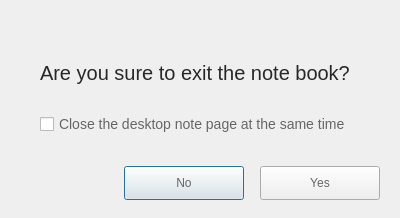
<?xml version="1.0" encoding="UTF-8"?>
<ui version="4.0">
 <class>noteExitWindow</class>
 <widget class="QDialog" name="noteExitWindow">
  <property name="geometry">
   <rect>
    <x>0</x>
    <y>0</y>
    <width>400</width>
    <height>218</height>
   </rect>
  </property>
  <property name="windowTitle">
   <string>Dialog</string>
  </property>
  <widget class="QWidget" name="widget" native="true">
   <property name="geometry">
    <rect>
     <x>0</x>
     <y>0</y>
     <width>400</width>
     <height>218</height>
    </rect>
   </property>
   <widget class="QLabel" name="label">
    <property name="geometry">
     <rect>
      <x>40</x>
      <y>62</y>
      <width>321</width>
      <height>22</height>
     </rect>
    </property>
    <property name="styleSheet">
     <string notr="true">font-size:20px;

font-weight:400;
color:rgba(40,40,40,1);
line-height:34px;
opacity:0.97;
</string>
    </property>
    <property name="text">
     <string>Are you sure to exit the note book?</string>
    </property>
   </widget>
   <widget class="QCheckBox" name="checkBox">
    <property name="geometry">
     <rect>
      <x>40</x>
      <y>110</y>
      <width>321</width>
      <height>28</height>
     </rect>
    </property>
    <property name="styleSheet">
     <string notr="true">font-size:14px;
font-weight:400;
color:rgba(102,102,102,1);
line-height:40px;
opacity:0.91;</string>
    </property>
    <property name="text">
     <string>Close the desktop note page at the same time</string>
    </property>
   </widget>
   <widget class="QPushButton" name="pushButton">
    <property name="geometry">
     <rect>
      <x>124</x>
      <y>166</y>
      <width>120</width>
      <height>34</height>
     </rect>
    </property>
    <property name="styleSheet">
     <string notr="true">color:rgba(102,102,102,1);
line-height:24px;</string>
    </property>
    <property name="text">
     <string>No</string>
    </property>
   </widget>
   <widget class="QPushButton" name="pushButton_2">
    <property name="geometry">
     <rect>
      <x>260</x>
      <y>166</y>
      <width>120</width>
      <height>34</height>
     </rect>
    </property>
    <property name="styleSheet">
     <string notr="true">color:rgba(102,102,102,1);
line-height:24px;</string>
    </property>
    <property name="text">
     <string>Yes</string>
    </property>
   </widget>
  </widget>
 </widget>
 <resources/>
 <connections/>
</ui>
